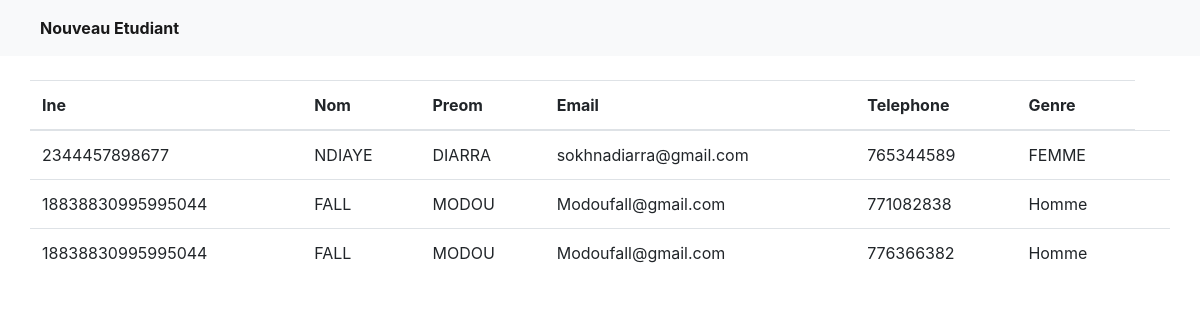
Screenshot of /voir.php with the database file from the repository.
### tables this page shows
CREATE TABLE IF NOT EXISTS `etudiant` (
  `id` int(11) NOT NULL AUTO_INCREMENT,
  `ine` varchar(20) NOT NULL,
  `nom` varchar(20) NOT NULL,
  `prenom` varchar(100) NOT NULL,
  `email` varchar(100) NOT NULL,
  `telephone` int(11) NOT NULL,
  `genre` varchar(50) NOT NULL,
  PRIMARY KEY (`id`)
);

### param/fonction.php (called while the page is built, shortened)
<?php
    function afficher()
    {
        if (require("connexion.php"))
        {
             $req=$access->prepare("SELECT * FROM etudiant ORDER BY id DESC");
             $req->execute();
             $data=$req->fetchAll(PDO::FETCH_OBJ);
             return $data;
        }
    }
?>

### voir.php (the view, shortened to what this page needs)
<?php
    require("param/fonction.php");
    $mesetudiant=afficher();
?>
<!DOCTYPE html>
<html lang="fr">
<head>
    <link rel="stylesheet" href="https://cdn.jsdelivr.net/npm/bootstrap@4.6.2/dist/css/bootstrap.min.css">
    <link rel="stylesheet" href="style.css">
</head>
<body>
<nav class="navbar navbar-expand-lg navbar-light bg-light">
  <div class="collapse navbar-collapse" id="navbarSupportedContent">
    <ul class="navbar-nav mr-auto">
      <li class="nav-item active">
        <a class="nav-link" href="index.php" style="font-weight: bold">Nouveau Etudiant <span class="sr-only">(current)</span></a>
      </li>
  </div>
</nav>
<div class="container">
<div class="row">
<table class="table">
  <thead>
    <tr>
      <th scope="col">Ine</th>
      <th scope="col">Nom</th>
      <th scope="col">Preom</th>
      <th scope="col">Email</th>
      <th scope="col">Telephone</th>
      <th scope="col">Genre</th>
    </tr>
  </thead>
  <tbody>
  <?php foreach($mesetudiant as $etudiant):?>
    <tr>
      <td><?=$etudiant->ine?></td>
      <td><?=$etudiant->nom?></td>
      <td><?=$etudiant->prenom?></td>
      <td><?=$etudiant->email?></td>
      <td><?=$etudiant->telephone?></td>
      <td><?=$etudiant->genre?></td>
      <td>
      </td>
    </tr>
    <?php endforeach;?>
  </tbody>
</table>
</div>
</div>
</body>
</html>

### rows the page displays
etudiant: ine "2344457898677", nom "NDIAYE", prenom "DIARRA", email "sokhnadiarra@gmail.com", telephone "765344589", genre "FEMME"
etudiant: ine "18838830995995044", nom "FALL", prenom "MODOU", email "Modoufall@gmail.com", telephone "771082838", genre "Homme"
etudiant: ine "18838830995995044", nom "FALL", prenom "MODOU", email "Modoufall@gmail.com", telephone "776366382", genre "Homme"
